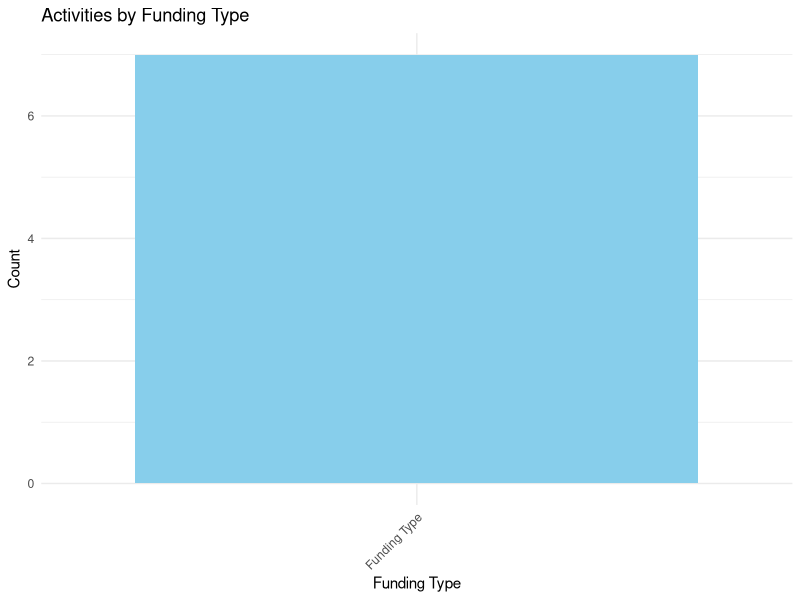
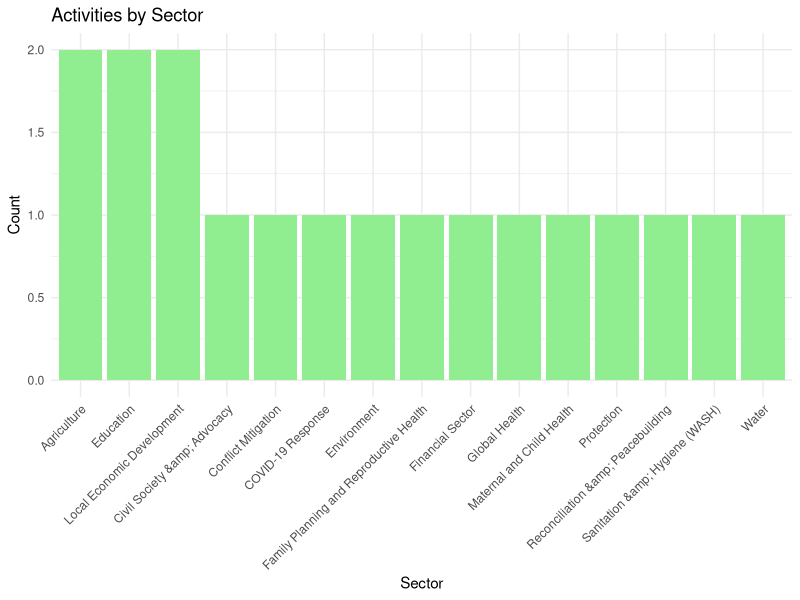
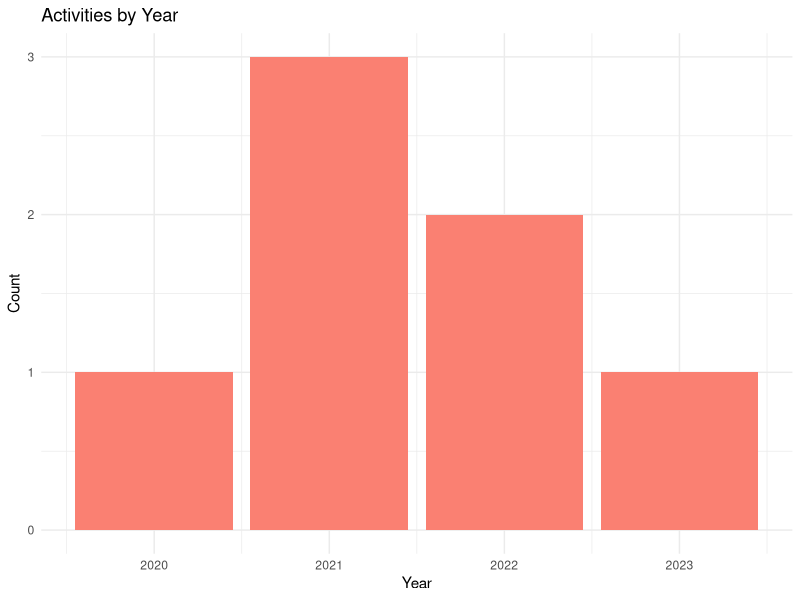

Source code (R) for these figures, in order:
## ---- chunk 1
knitr::opts_chunk$set(echo = TRUE)
## ---- chunk 2
library(tidyverse)
library(lubridate)
## ---- chunk 3
data <- read.csv("member_data_uga.csv", stringsAsFactors = FALSE)
data <- data %>%
filter(Title != "#activity+title") %>%
mutate(Date = ymd(Date),
Year = year(Date))
## ---- chunk 4
summary(data)
## ---- chunk 5
funding_type_count <- data %>%
count("Funding Type") %>%
arrange(desc(n))
print(funding_type_count)
ggplot(funding_type_count, aes(x = reorder("Funding Type", -n), y = n)) +
geom_bar(stat = "identity", fill = "skyblue") +
theme_minimal() +
labs(title = "Activities by Funding Type",
x = "Funding Type",
y = "Count") +
theme(axis.text.x = element_text(angle = 45, hjust = 1))
## ---- chunk 6
sector_count <- data %>%
separate_rows(Sectors, sep = ", ") %>%
count(Sectors) %>%
arrange(desc(n))
print(sector_count)
ggplot(sector_count, aes(x = reorder(Sectors, -n), y = n)) +
geom_bar(stat = "identity", fill = "lightgreen") +
theme_minimal() +
labs(title = "Activities by Sector",
x = "Sector",
y = "Count") +
theme(axis.text.x = element_text(angle = 45, hjust = 1))
## ---- chunk 7
year_count <- data %>%
count(Year) %>%
arrange(desc(n))
print(year_count)
ggplot(year_count, aes(x = Year, y = n)) +
geom_bar(stat = "identity", fill = "salmon") +
theme_minimal() +
labs(title = "Activities by Year",
x = "Year",
y = "Count")
